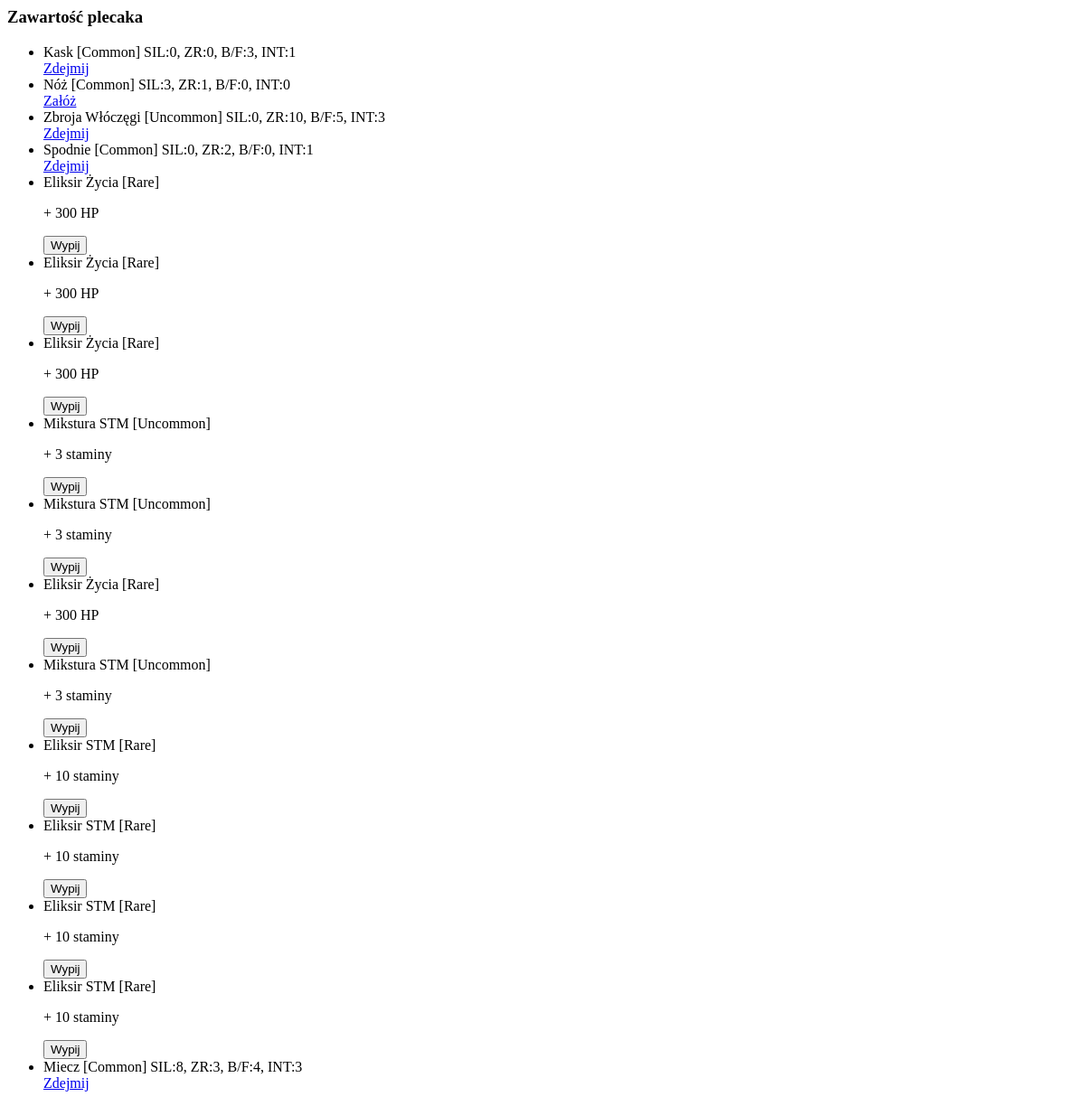
The page /inventory/plecak/ (signed in) on the database as committed earlier.
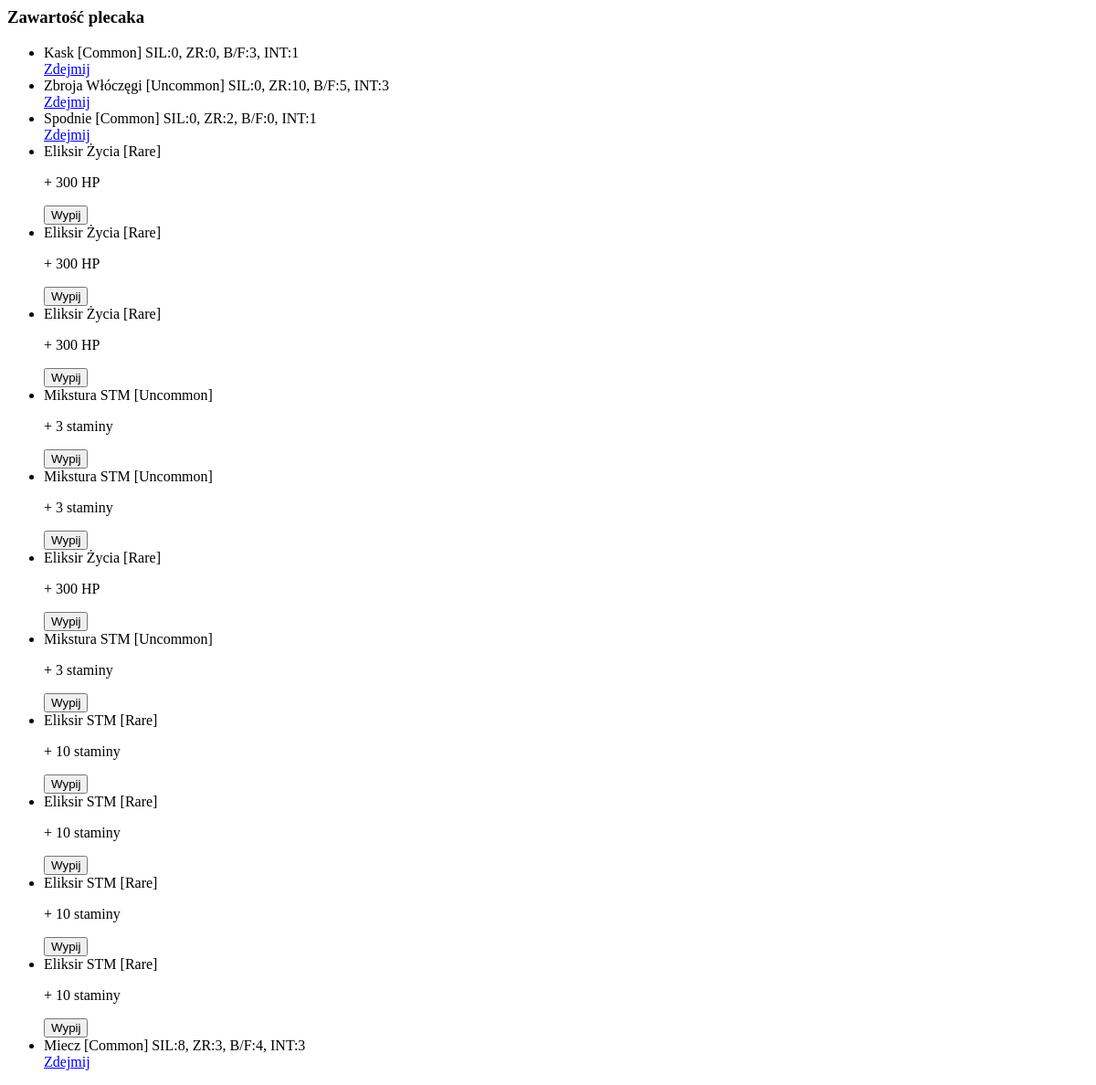
The same page on the database as committed later.
### inventory/models.py (models this page shows, shortened)
class InventoryItem(models.Model):
    user = models.ForeignKey(User, on_delete=models.CASCADE)
    item = models.ForeignKey(Item, on_delete=models.CASCADE)
    equipped = models.BooleanField(default=False)

### items/models.py (models this page shows, shortened)
class Item(models.Model):
    SLOT_CHOICES = [
        ('head', 'Head'),
        ('chest', 'Chest'),
        ('legs', 'Legs'),
        ('feet', 'Feet'),
        ('hands', 'Hands'),
        ('weapon', 'Weapons'),
        ('shield', 'Shield'),
        ('accessory', 'Accessory'),
        ('none', 'Brak'),  # dla mikstur itp.
    ]
    ITEM_TYPE_CHOICES = [
        ('equipment', 'Ekwipunek'),
        ('potion_hp', 'Mikstura HP'),
        ('potion_stamina', 'Mikstura Staminy'),
    ]
    name = models.CharField(max_length=100, unique=True, help_text="Nazwa przedmiotu")
    description = models.TextField(blank=True, help_text="Opis przedmiotu")
    rarity = models.CharField(
        max_length=50,
        choices=[
            ('common', 'Common'),
            ('uncommon', 'Uncommon'),
            ('rare', 'Rare'),
            ('epic', 'Epic'),
            ('legendary', 'Legendary'),
        ],
        default='common',
        help_text="Rzadkość przedmiotu"
    )
    slot = models.CharField(
        max_length=50,
        choices=SLOT_CHOICES,
        default='none',
        help_text="Slot, do którego pasuje przedmiot"
    )
    item_type = models.CharField(
        max_length=20,
        choices=ITEM_TYPE_CHOICES,
        default='equipment',
        help_text="Typ przedmiotu"
    )
    item_level = models.IntegerField(help_text="Poziom przedmiotu (ilvl)")
    dmg = models.IntegerField(default=0, help_text="Obrażenia przedmiotu")
    dmg_max = models.IntegerField(default=0, help_text="Maksymalne obrażenia przedmiotu")
    dmg_min = models.IntegerField(default=0, help_text="Minimalne obrażenia przedmiotu")
    item_strength = models.IntegerField(default=0, help_text="Siła przedmiotu")
    item_dexterity = models.IntegerField(default=0, help_text="Zręczność przedmiotu")
    item_constitution = models.IntegerField(default=0, help_text="Wytrzymałość przedmiotu")
    item_intelligence = models.IntegerField(default=0, help_text="Inteligencja przedmiotu")
    value = models.IntegerField(default=0, help_text="Wartość przedmiotu")
    effect_value = models.IntegerField(null=True, blank=True, help_text="Wartość efektu (np. HP +50)")

### inventory/views.py (the view)
# urls.py: path("plecak/", views.backpack_view, name="backpack"),
@login_required
def backpack_view(request):
    all_items = InventoryItem.objects.all()
    my_items = InventoryItem.objects.filter(user=request.user)
    return render(request, "inventory/backpackComponent.html", {"items": my_items})

### inventory/context_processors.py (called while the page is built)
def player_banner_context(request):
    if request.user.is_authenticated:
        try:
            player = UserProfile.objects.get(user=request.user)
            return {'player': player}
        except UserProfile.DoesNotExist:
            return {}
    return {}

### inventory/templates/inventory/backpackComponent.html
<div class="bg-gray-800 p-4 rounded-lg shadow-md text-white">
    <h3 class="text-xl font-bold mb-4 text-center">Zawartość plecaka</h3>
    {% if items %}
        <ul class="divide-y divide-gray-600">
            {% for item in items %}
                <li class="py-2 flex justify-between items-center  rounded px-2">
<div>
  <span class="font-semibold {% if item.item.rarity == 'common' %}text-gray-300
    {% elif item.item.rarity == 'uncommon' %}text-green-400
    {% elif item.item.rarity == 'rare' %}text-blue-400
    {% elif item.item.rarity == 'epic' %}text-purple-400
    {% elif item.item.rarity == 'legendary' %}text-yellow-400
    {% endif %}">
    {{ item.item.name }}
  </span>
  <span class="text-xs italic text-gray-400">[{{ item.item.rarity|title }}]</span>
  {% if "potion" in item.item.item_type %}
    <p class="text-sm text-green-200 italic">
      +
      {% if item.item.item_type == "potion_hp" %}
        {{ item.item.effect_value }} HP
      {% elif item.item.item_type == "potion_stamina" %}
        {{ item.item.effect_value }} staminy
      {% endif %}
    </p>
  {% else %}
    <span class="text-sm text-gray-400">
      SIL:{{ item.item.item_strength }},
      ZR:{{ item.item.item_dexterity }},
      B/F:{{ item.item.item_constitution }},
      INT:{{ item.item.item_intelligence }}
    </span>
  {% endif %}
</div>
  <div>
    {% if "potion" in item.item.item_type %}
      <button
        class="bg-blue-600 hover:bg-blue-700 text-white text-sm px-3 py-1 rounded use-btn"
        data-item-id="{{ item.id }}"
      >
        Wypij
      </button>
    {% elif item.equipped %}
      <a href="{% url 'unequip_item' item.id %}" class="bg-red-500 hover:bg-red-600 text-white text-sm px-3 py-1 rounded">
        Zdejmij
      </a>
    {% else %}
      <a href="{% url 'equip_item' item.id %}" class="bg-blue-500 hover:bg-blue-600 text-white text-sm px-3 py-1 rounded">
        Załóż
      </a>
    {% endif %}
  </div>
</li>
            {% endfor %}
        </ul>
    {% else %}
        <p class="text-center text-gray-400">Brak przedmiotów w plecaku.</p>
    {% endif %}
</div>

Rows that differ between the two databases and show on the page:
removed InventoryItem: item.name "Nóż", item.rarity "Common", item.item_strength "3", item.item_dexterity "1", item.item_constitution "0", item.item_intelligence "0", equipped "Załóż"
